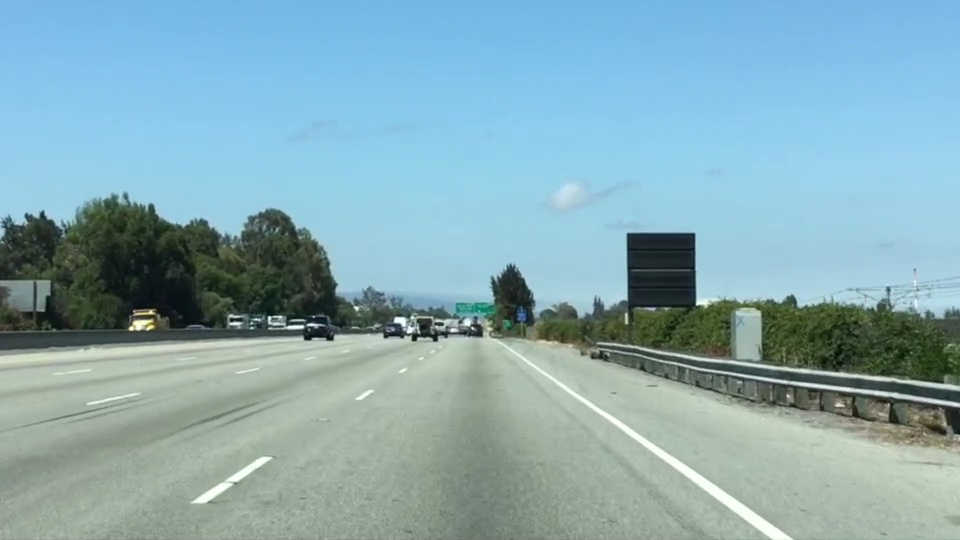
#> input picture images/test.jpg, 960 x 540 px
$ python trying_to_build_a_decent_pipeline.py   (older library calls are emulated)
#> lines starting #> are read from the running program, lines starting #| are printed output that depends on the picture; after the words box and inside, x2 and y2 are one past the last pixel; in counts of white or black regions, pixels touching at a corner belong together
import cv2
import numpy as np
import matplotlib.image as mpimg
import matplotlib.pyplot as plt


def absoluteSobel(img, orient="x"):
    """Calculate the absolute sobel operator"""
    if orient == "x":
        sobel = cv2.Sobel(img, cv2.CV_64F, 1, 0)
    else:
        sobel = cv2.Sobel(img, cv2.CV_64F, 0, 1)
    abs_sobel = np.absolute(sobel)
    return np.uint8(255 * abs_sobel / np.max(abs_sobel))


def debugPolylines(img, src, dst):
    copy_img = np.copy(img)
    src_vertices = np.array([src], dtype=np.int32)
    dst_vertices = np.array([dst], dtype=np.int32)
    cv2.polylines(copy_img, src_vertices, True, (255, 0, 0), 4)
    cv2.polylines(copy_img, dst_vertices, True, (0, 0, 255), 4)
    return copy_img


def toHLS(img):
    hls = cv2.cvtColor(img, cv2.COLOR_RGB2HLS)
    return hls[:, :, 0], hls[:, :, 1], hls[:, :, 2]


def getSobelBinary(img, sobel, sobel_thresh=(20, 150)):
    s_binary = np.zeros_like(img)
    s_binary[(sobel > sobel_thresh[0]) & (sobel <= sobel_thresh[1])] = 1
    return s_binary


def getLightnessBinary(img, light_min=210):
    light_binary = np.zeros_like(img)
    light_binary[L > light_min] = 1
    return light_binary


def getDirectionBinary(sobely, sobelx, dir_thresh=(np.pi/6, np.pi/2)):
    grad_dir = np.arctan2(sobely, sobelx)
    dir_binary = np.zeros_like(grad_dir)
    dir_binary[(grad_dir > dir_thresh[0]) & (grad_dir <= dir_thresh[1])] = 1
    return dir_binary


def warpImage(img):
    y = img.shape[0]
    x = img.shape[1]
    offset = 40

    src = np.float32([
        [160,  720],
        [570,  460],
        [690,  460],
        [1090, 720]
    ])

    dst = np.float32([
        [offset, y-offset],
        [offset, offset],
        [x-offset, offset],
        [x-offset, y-offset]
    ])

    M = cv2.getPerspectiveTransform(src, dst)
    # Minv = cv2.getPerspectiveTransform(dst, src)

    img = debugPolylines(img, src, dst)

    warped = cv2.warpPerspective(
        combined, M, combined.shape[1::-1], flags=cv2.INTER_LINEAR)

    return warped


def divideHistogram(hist):
    midpoint = np.int(hist.shape[0]//2)
    leftx_base = np.argmax(hist[:midpoint])
    rightx_base = np.argmax(hist[midpoint:]) + midpoint
    return leftx_base, rightx_base


images = [
    "images/signs_vehicles_xygrad.png",
    "images/test.jpg",
    "images/solidYellowCurve2.jpg"
]
image = mpimg.imread(images[1])
#> image is the input picture: shape (540, 960, 3); mean R, G, B 135.5, 171.1, 179.2
image = cv2.resize(image, (1280, 720))
#> image: shape (720, 1280, 3)

H, L, S = toHLS(image)

sobelx = absoluteSobel(S, "x")
#> in absoluteSobel, `sobel = cv2.Sobel(img, cv2.CV_64F, 1, 0)`:
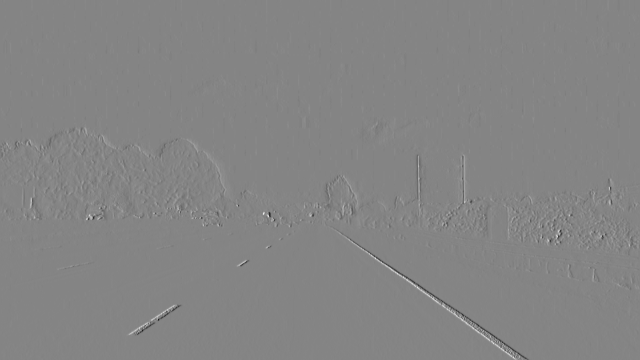
#> sobel: shape (720, 1280) float64 (shown at 1/2 size); min -732, max 675, mean 0.1; drawn with min black and max white
sobely = absoluteSobel(S, "y")

light_binary = getLightnessBinary(L)
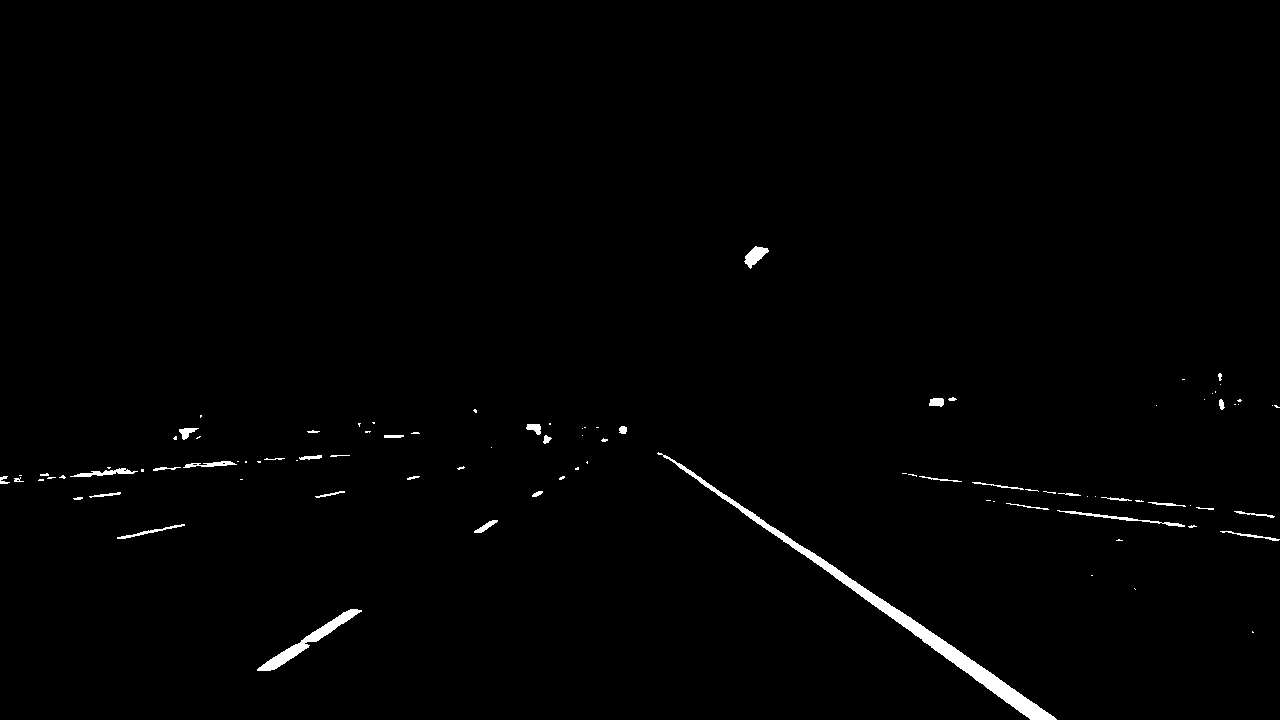
#> light_binary: shape (720, 1280); values 0 (black) and 1 (white), 0.96% white; 95 white regions (56 under 20 px), largest, box (x1, y1, x2, y2) and area: (657, 452, 1057, 720) 4335, (257, 609, 362, 671) 1072, (1057, 510, 1185, 527) 309
sx_binary = getSobelBinary(S, sobelx)
#> sx_binary: shape (720, 1280); values 0 (black) and 1 (white), 2.4% white in thin lines or dots, all inside (x1, y1, x2, y2) = (1, 102, 1279, 720)
dir_binary = getDirectionBinary(sobely, sobelx)
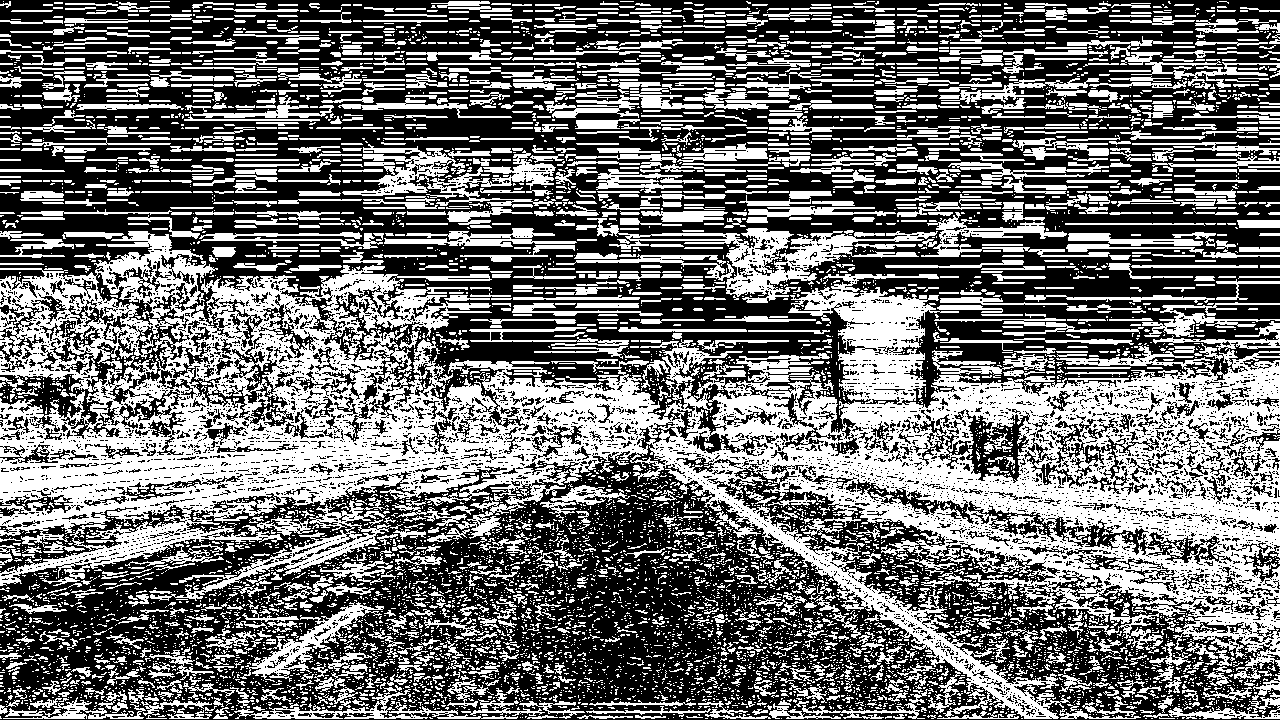
#> dir_binary: shape (720, 1280) float16; values 0 (black) and 1 (white), 43.4% white; 8482 white regions (6780 under 20 px), largest, box (x1, y1, x2, y2) and area: (0, 231, 1280, 719) 188726, (556, 218, 938, 303) 7216, (150, 499, 391, 601) 3478

grad_binary = np.zeros_like(H)
grad_binary[(sx_binary == 1) & (dir_binary == 1)] = 1

# combined = np.dstack(
#     (np.zeros_like(H), light_binary, grad_binary)) * 255

# Combine multiple thresholds to a single output
combined = np.zeros_like(grad_binary)
combined[(grad_binary == 1) & (light_binary == 1)] = 1

warped = warpImage(combined)

# Create a histogram to identify where the lane lines possibly are
histogram = np.sum(warped[warped.shape[0]//2:, :], axis=0)

# Apply sliding windows technique to find lanes
leftx_base, rightx_base = divideHistogram(histogram)

nonzero = warped.nonzero()
nonzeroy = nonzero[0]
nonzerox = nonzero[1]

# Number of sliding windows
nwindows = 9
margin = 100
minpix = 50

window_height = np.int(warped.shape[0]//nwindows)

leftx_current = leftx_base
rightx_current = rightx_base

out_image = np.dstack((warped, warped, warped)) * 255

left_lane_idxs = []
right_lane_idxs = []

for w in range(nwindows):
    y_top = warped.shape[0] - (w * window_height)
    y_bottom = warped.shape[0] - ((w + 1) * window_height)

    left_window_leftx = leftx_current - margin
    left_window_rightx = leftx_current + margin

    right_window_leftx = rightx_current - margin
    right_window_rightx = rightx_current + margin

    cv2.rectangle(out_image, (left_window_leftx, y_top),
                  (left_window_rightx, y_bottom), (0, 255, 0), 4)
    cv2.rectangle(out_image, (right_window_leftx, y_top),
                  (right_window_rightx, y_bottom), (0, 255, 0), 4)

    left_idxs = ((nonzeroy >= y_bottom) & (nonzeroy < y_top) &
                 (nonzerox >= left_window_leftx) & (nonzerox < left_window_rightx)).nonzero()[0]

    right_idxs = ((nonzeroy >= y_bottom) & (nonzeroy < y_top) &
                  (nonzerox >= right_window_leftx) & (nonzerox < right_window_rightx)).nonzero()[0]

    left_lane_idxs.append(left_idxs)
    right_lane_idxs.append(right_idxs)

    if len(left_idxs) > minpix:
        leftx_current = np.int(np.mean(nonzerox[left_idxs]))

    if len(right_idxs) > minpix:
        rightx_current = np.int(np.mean(nonzerox[right_idxs]))
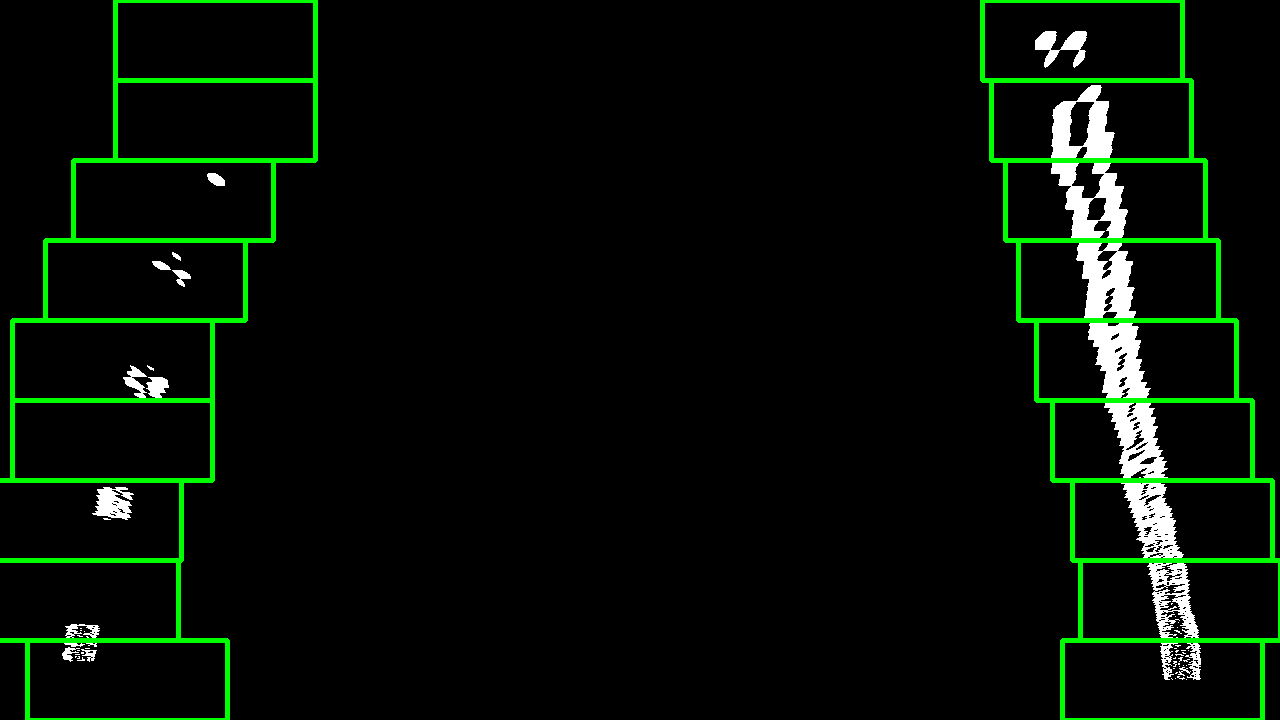
#> out_image: shape (720, 1280, 3); mean of channels 0, 1, 2 6.4, 15.2, 6.4; drawn as R, G, B

plt.imshow(out_image)
plt.show()

$ run again, with images/bridge_shadow.jpg copied over images/test.jpg
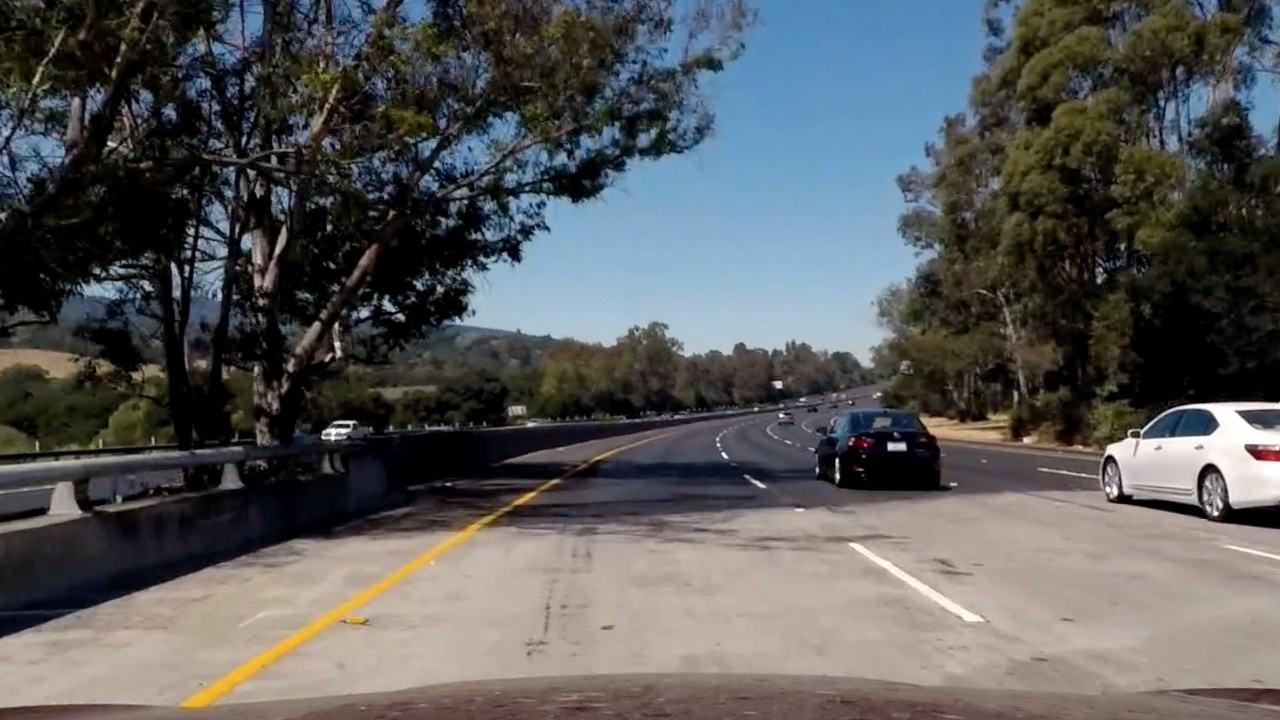
#> input picture images/bridge_shadow.jpg, 1280 x 720 px
#> image is the input picture: shape (720, 1280, 3); mean R, G, B 89.7, 90.6, 90.8
#> hls: shape (720, 1280, 3); mean of channels 0, 1, 2 55.3, 90.3, 67
#> `light_binary = getLightnessBinary(L)`:
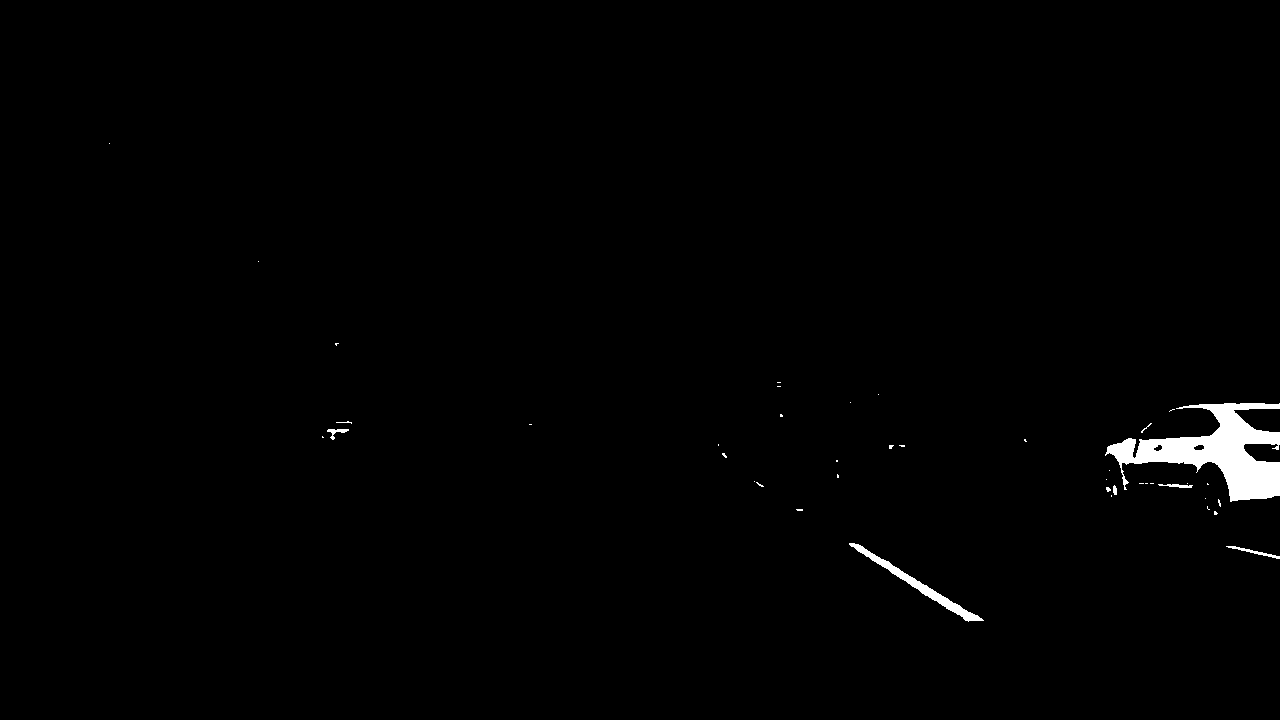
#> light_binary: shape (720, 1280); values 0 (black) and 1 (white), 0.96% white; 42 white regions (35 under 20 px), largest, box (x1, y1, x2, y2) and area: (1105, 403, 1280, 502) 7169, (849, 543, 984, 622) 1125, (1226, 546, 1280, 559) 148
#> sx_binary: shape (720, 1280); values 0 (black) and 1 (white), 17.4% white in thin lines or dots
#> dir_binary: shape (720, 1280) float16; values 0 (black) and 1 (white), 59.8% white; 12289 black regions (10923 under 20 px), largest, box (x1, y1, x2, y2) and area: (0, 481, 1280, 720) 74955, (0, 0, 1280, 339) 64268, (51, 177, 323, 455) 16414
#> after the loop `for w in range(nwindows):`:
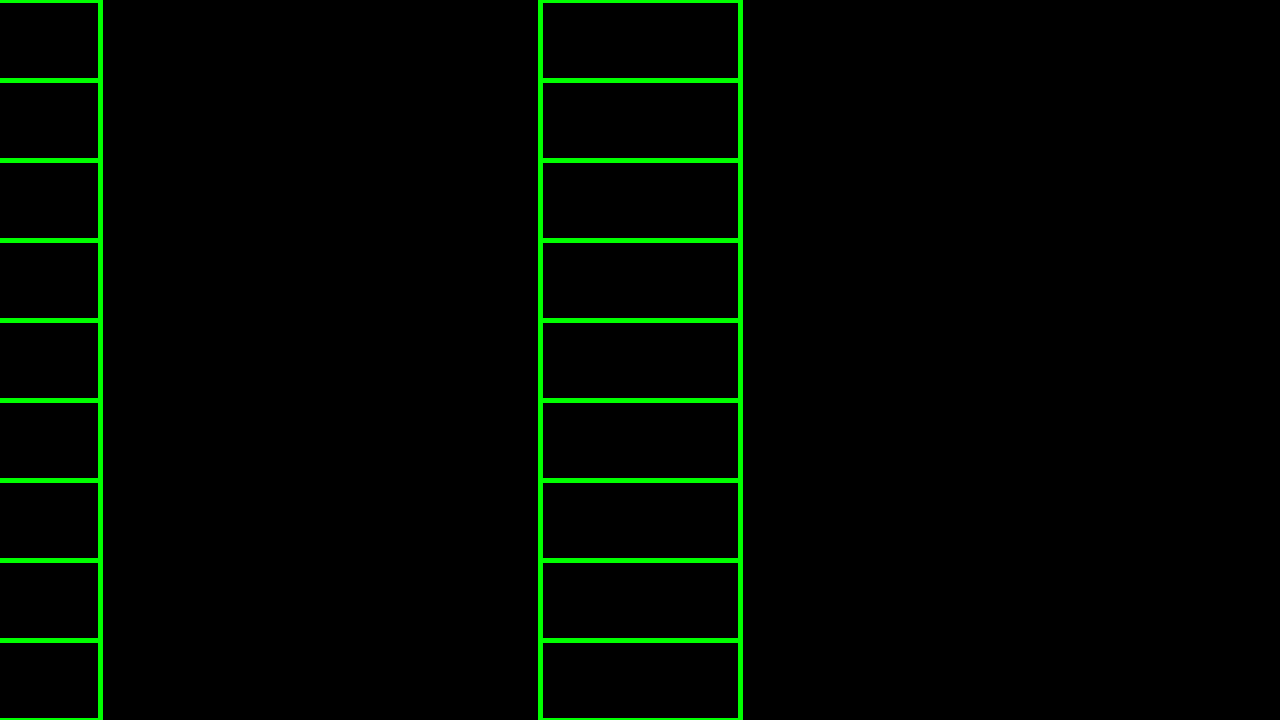
#> out_image: shape (720, 1280, 3); mean of channels 0, 1, 2 0, 6.6, 0; drawn as R, G, B
